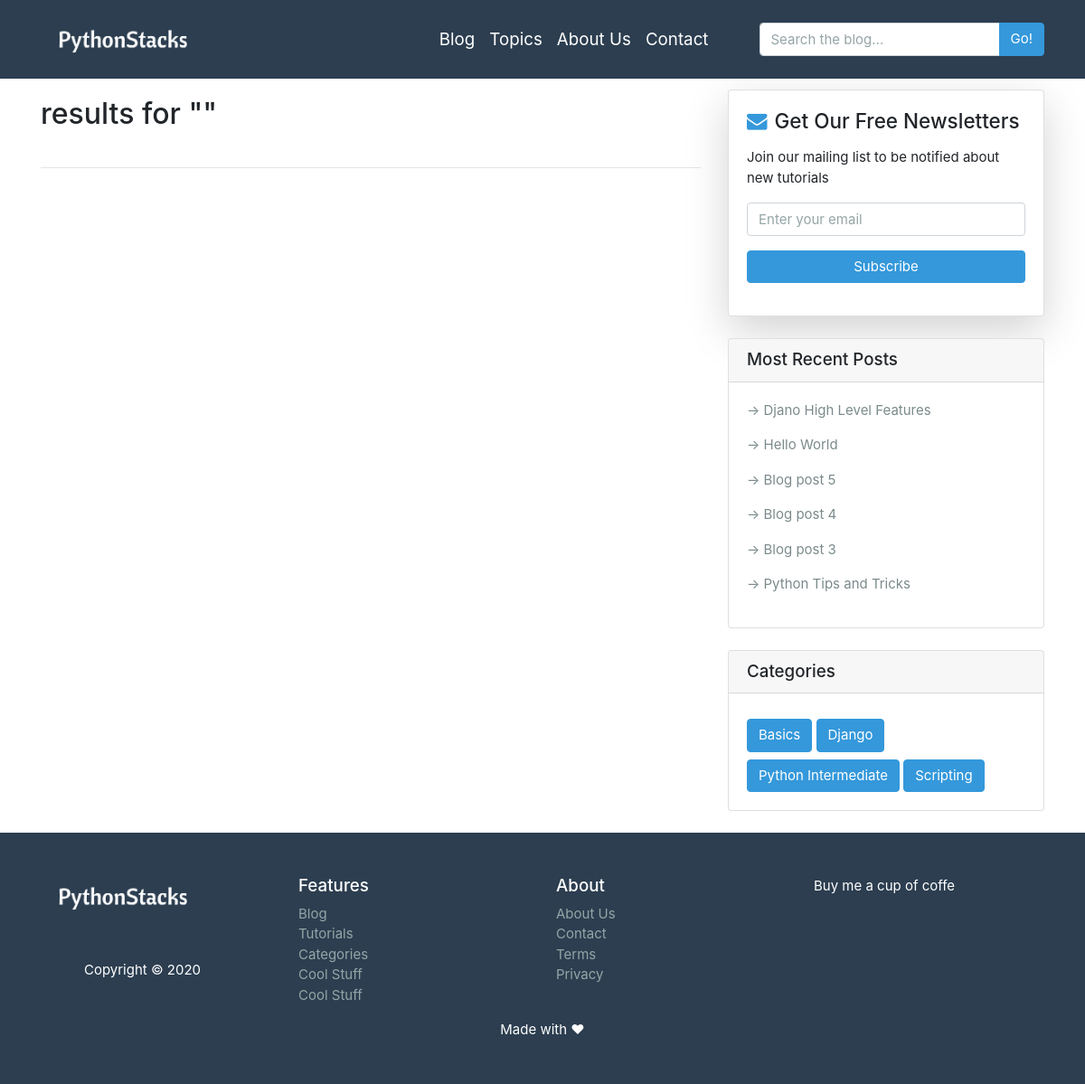
The app's page /search/ with its own data.
### blog/models.py (models this page shows, shortened)
class Post(models.Model):
    title = models.CharField(max_length=200)
    author = models.ForeignKey(Author, on_delete=models.CASCADE)
    image = models.ImageField(upload_to='post_images', blank=True)
    slug = models.SlugField(unique=True)
    overview = models.TextField()
    content = RichTextUploadingField()
    pub_date = models.DateTimeField(auto_now_add=True)
    categories = models.ManyToManyField(Category, related_name='posts')
    featured = models.BooleanField(default=False)
    class Meta:
        ordering = ['-pub_date']

class Category(models.Model):
    tag = models.CharField(max_length=50)
    def __str__(self):
        return f'{self.tag}'

### blog/views.py (the view)
# urls.py: path("search/", views.search, name='search'), # must be before detail path
def search(request):
    if request.GET.get('q'):
        query = request.GET.get('q')
        query_list = Post.objects.filter(Q(title__icontains=query), featured=True) # Note: two underscores
        context = {
            'posts': query_list,
            'categories': categories,
            'recent_posts': recent_posts,
            'query_count': len(query_list),
            'q': query,
        }
        return render(request, 'blog/search.html', context)
    else:
        return render(request, "blog/search.html", {
            'categories': categories,
            'recent_posts': recent_posts,
        })

### blog/templates/blog/search.html (shortened to what this page needs)
{% extends "blog/base.html" %}
{% block content %}
  <div class="container">
    <div class="row">
      <div class="col-md-8">
    {% if query or query_count != 0 %}
        <div class="my-4 py-2">
          <h3>{{ query_count }} results for "{{ q }}" </h3>
        </div>
        <hr class="mb-4">
    {% else %}
        <div>
          <h2 class="my-5">No Search results!</h2>
        </div>
    {% endif %}
      </div>
      {% include 'blog/sidebar.html'%}
    </div>
  </div>
{% endblock content%}

### blog/templates/blog/sidebar.html
<div class="col-md-4">
        <div class="card my-4 shadow-lg">
          <div class="card-body">
            <h4><i class="fa fa-envelope mr-2 text-info"></i>Get Our Free Newsletters</h4>
            <p class="mt-3">Join our mailing list to be notified about new tutorials </p>
            <form method="" action="{% url 'blog:search' %}">
              <div class="form-group">
                <input type="email" class="form-control" name="email" placeholder="Enter your email">
                <button class="btn btn-info btn-block mt-3" type="submit">Subscribe</button>
              </div>
            </form>
          </div>
        </div>
        <div class="card my-4">
          <h5 class="card-header">Most Recent Posts</h5>
          <div class="card-body">
            {% for recent in recent_posts %}
            <p ><a class="text-dark" href="{% url 'blog:detail' recent.slug %}">&rarr; {{ recent.title }}</a></p>
            {% endfor %}
          </div>
        </div>
        <div class="card my-4">
          <h5 class="card-header">Categories</h5>
          <div class="card-body">
            {% for cat in categories %}
              <a class="btn btn-info mt-2" href="{% url 'blog:category' cat.tag %}">{{ cat }}</a>
            {% endfor %}
          </div>
        </div>
</div>

### blog/templates/blog/base.html (style rules this page uses)
body { padding-top: 75px; font-family: -apple-system, BlinkMacSystemFont, 'Segoe UI', Roboto, Oxygen, Ubuntu, Cantarell, 'Open Sans', 'Helvetica Neue', sans-serif; }
a { color: #3498db; }

### records on screen
Post: title "Djano High Level Features"
Post: title "Hello World"
Post: title "Blog post 5"
Post: title "Blog post 4"
Post: title "Blog post 3"
Post: title "Python Tips and Tricks"
Category: tag "Basics"
Category: tag "Django"
Category: tag "Python Intermediate"
Category: tag "Scripting"
